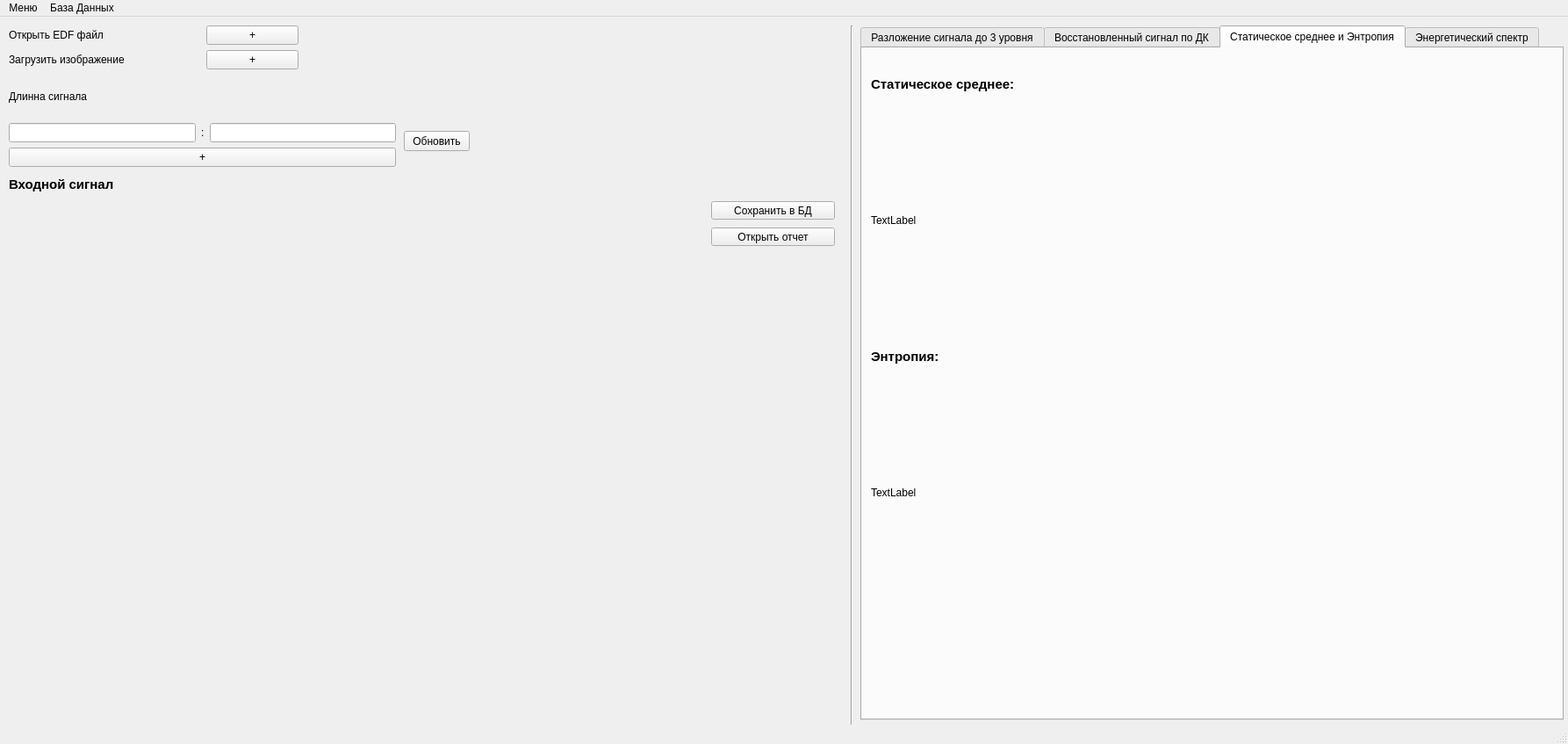
<?xml version="1.0" encoding="UTF-8"?>
<ui version="4.0">
 <class>MainWindow</class>
 <widget class="QMainWindow" name="MainWindow">
  <property name="geometry">
   <rect>
    <x>0</x>
    <y>0</y>
    <width>1786</width>
    <height>847</height>
   </rect>
  </property>
  <property name="windowTitle">
   <string>MainWindow</string>
  </property>
  <widget class="QWidget" name="centralwidget">
   <widget class="Line" name="line">
    <property name="geometry">
     <rect>
      <x>960</x>
      <y>10</y>
      <width>20</width>
      <height>881</height>
     </rect>
    </property>
    <property name="orientation">
     <enum>Qt::Vertical</enum>
    </property>
   </widget>
   <widget class="QWidget" name="layoutWidget">
    <property name="geometry">
     <rect>
      <x>10</x>
      <y>10</y>
      <width>441</width>
      <height>161</height>
     </rect>
    </property>
    <layout class="QVBoxLayout" name="verticalLayout">
     <item>
      <layout class="QGridLayout" name="gridLayout">
       <item row="0" column="3">
        <widget class="QLabel" name="label_4">
         <property name="text">
          <string/>
         </property>
        </widget>
       </item>
       <item row="1" column="2">
        <widget class="QPushButton" name="pushButton_2">
         <property name="text">
          <string>+</string>
         </property>
        </widget>
       </item>
       <item row="0" column="0">
        <widget class="QLabel" name="label">
         <property name="text">
          <string>Открыть EDF файл</string>
         </property>
        </widget>
       </item>
       <item row="0" column="2">
        <widget class="QPushButton" name="pushButton">
         <property name="text">
          <string>+</string>
         </property>
        </widget>
       </item>
       <item row="1" column="3">
        <widget class="QLabel" name="label_6">
         <property name="text">
          <string/>
         </property>
        </widget>
       </item>
       <item row="1" column="0" colspan="2">
        <widget class="QLabel" name="label_5">
         <property name="text">
          <string>Загрузить изображение</string>
         </property>
        </widget>
       </item>
      </layout>
     </item>
     <item>
      <layout class="QGridLayout" name="gridLayout_2">
       <item row="0" column="0">
        <widget class="QLabel" name="label_2">
         <property name="text">
          <string>Длинна сигнала</string>
         </property>
        </widget>
       </item>
       <item row="1" column="1">
        <widget class="QLabel" name="label_3">
         <property name="text">
          <string>:</string>
         </property>
        </widget>
       </item>
       <item row="1" column="2">
        <widget class="QLineEdit" name="lineEdit_2"/>
       </item>
       <item row="1" column="0">
        <widget class="QLineEdit" name="lineEdit"/>
       </item>
      </layout>
     </item>
     <item>
      <widget class="QPushButton" name="pushButton_3">
       <property name="text">
        <string>+</string>
       </property>
      </widget>
     </item>
    </layout>
   </widget>
   <widget class="QPushButton" name="pushButton_4">
    <property name="geometry">
     <rect>
      <x>460</x>
      <y>130</y>
      <width>75</width>
      <height>23</height>
     </rect>
    </property>
    <property name="text">
     <string>Обновить</string>
    </property>
   </widget>
   <widget class="QTabWidget" name="tabWidget">
    <property name="geometry">
     <rect>
      <x>980</x>
      <y>10</y>
      <width>801</width>
      <height>791</height>
     </rect>
    </property>
    <property name="currentIndex">
     <number>2</number>
    </property>
    <widget class="QWidget" name="tab">
     <attribute name="title">
      <string>Разложение сигнала до 3 уровня</string>
     </attribute>
     <widget class="PlotWidget" name="widget" native="true">
      <property name="geometry">
       <rect>
        <x>10</x>
        <y>40</y>
        <width>779</width>
        <height>171</height>
       </rect>
      </property>
     </widget>
     <widget class="QLabel" name="label_7">
      <property name="geometry">
       <rect>
        <x>10</x>
        <y>10</y>
        <width>781</width>
        <height>21</height>
       </rect>
      </property>
      <property name="font">
       <font>
        <pointsize>11</pointsize>
        <weight>75</weight>
        <bold>true</bold>
       </font>
      </property>
      <property name="text">
       <string>Разложение сигнала до уровня 1</string>
      </property>
     </widget>
     <widget class="QLabel" name="label_8">
      <property name="geometry">
       <rect>
        <x>10</x>
        <y>220</y>
        <width>781</width>
        <height>21</height>
       </rect>
      </property>
      <property name="font">
       <font>
        <pointsize>11</pointsize>
        <weight>75</weight>
        <bold>true</bold>
       </font>
      </property>
      <property name="text">
       <string>Разложение сигнала до уровня 2</string>
      </property>
     </widget>
     <widget class="PlotWidget" name="widget_2" native="true">
      <property name="geometry">
       <rect>
        <x>10</x>
        <y>250</y>
        <width>779</width>
        <height>171</height>
       </rect>
      </property>
     </widget>
     <widget class="PlotWidget" name="widget_3" native="true">
      <property name="geometry">
       <rect>
        <x>10</x>
        <y>460</y>
        <width>779</width>
        <height>171</height>
       </rect>
      </property>
     </widget>
     <widget class="QLabel" name="label_9">
      <property name="geometry">
       <rect>
        <x>10</x>
        <y>430</y>
        <width>781</width>
        <height>21</height>
       </rect>
      </property>
      <property name="font">
       <font>
        <pointsize>11</pointsize>
        <weight>75</weight>
        <bold>true</bold>
       </font>
      </property>
      <property name="text">
       <string>Разложение сигнала до уровня 3</string>
      </property>
     </widget>
    </widget>
    <widget class="QWidget" name="tab_2">
     <attribute name="title">
      <string>Восстановленный сигнал по ДК</string>
     </attribute>
     <widget class="PlotWidget" name="widget_5" native="true">
      <property name="geometry">
       <rect>
        <x>10</x>
        <y>40</y>
        <width>779</width>
        <height>171</height>
       </rect>
      </property>
     </widget>
     <widget class="QLabel" name="label_10">
      <property name="geometry">
       <rect>
        <x>10</x>
        <y>10</y>
        <width>781</width>
        <height>21</height>
       </rect>
      </property>
      <property name="font">
       <font>
        <pointsize>11</pointsize>
        <weight>75</weight>
        <bold>true</bold>
       </font>
      </property>
      <property name="text">
       <string>Восстановленный сигнал по детализирующим коэфициентам на частоте:</string>
      </property>
     </widget>
     <widget class="QLabel" name="label_11">
      <property name="geometry">
       <rect>
        <x>10</x>
        <y>220</y>
        <width>781</width>
        <height>21</height>
       </rect>
      </property>
      <property name="font">
       <font>
        <pointsize>11</pointsize>
        <weight>75</weight>
        <bold>true</bold>
       </font>
      </property>
      <property name="text">
       <string>Восстановленный сигнал по детализирующим коэфициентам на частоте:</string>
      </property>
     </widget>
     <widget class="PlotWidget" name="widget_6" native="true">
      <property name="geometry">
       <rect>
        <x>10</x>
        <y>250</y>
        <width>779</width>
        <height>171</height>
       </rect>
      </property>
     </widget>
     <widget class="PlotWidget" name="widget_7" native="true">
      <property name="geometry">
       <rect>
        <x>10</x>
        <y>460</y>
        <width>779</width>
        <height>171</height>
       </rect>
      </property>
     </widget>
     <widget class="QLabel" name="label_12">
      <property name="geometry">
       <rect>
        <x>10</x>
        <y>430</y>
        <width>781</width>
        <height>21</height>
       </rect>
      </property>
      <property name="font">
       <font>
        <pointsize>11</pointsize>
        <weight>75</weight>
        <bold>true</bold>
       </font>
      </property>
      <property name="text">
       <string>Восстановленный сигнал по детализирующим коэфициентам на частоте:</string>
      </property>
     </widget>
    </widget>
    <widget class="QWidget" name="tab_3">
     <attribute name="title">
      <string>Статическое среднее и Энтропия</string>
     </attribute>
     <widget class="QLabel" name="label_13">
      <property name="geometry">
       <rect>
        <x>10</x>
        <y>30</y>
        <width>271</width>
        <height>21</height>
       </rect>
      </property>
      <property name="font">
       <font>
        <pointsize>11</pointsize>
        <weight>75</weight>
        <bold>true</bold>
       </font>
      </property>
      <property name="text">
       <string>Статическое среднее:</string>
      </property>
     </widget>
     <widget class="QLabel" name="label_14">
      <property name="geometry">
       <rect>
        <x>10</x>
        <y>340</y>
        <width>271</width>
        <height>21</height>
       </rect>
      </property>
      <property name="font">
       <font>
        <pointsize>11</pointsize>
        <weight>75</weight>
        <bold>true</bold>
       </font>
      </property>
      <property name="text">
       <string>Энтропия:</string>
      </property>
     </widget>
     <widget class="QLabel" name="label_15">
      <property name="geometry">
       <rect>
        <x>10</x>
        <y>60</y>
        <width>771</width>
        <height>271</height>
       </rect>
      </property>
      <property name="text">
       <string>TextLabel</string>
      </property>
     </widget>
     <widget class="QLabel" name="label_16">
      <property name="geometry">
       <rect>
        <x>10</x>
        <y>370</y>
        <width>771</width>
        <height>271</height>
       </rect>
      </property>
      <property name="text">
       <string>TextLabel</string>
      </property>
     </widget>
    </widget>
    <widget class="QWidget" name="tab_4">
     <attribute name="title">
      <string>Энергетический спектр</string>
     </attribute>
     <widget class="PlotWidget" name="widget_8" native="true">
      <property name="geometry">
       <rect>
        <x>10</x>
        <y>40</y>
        <width>779</width>
        <height>171</height>
       </rect>
      </property>
     </widget>
     <widget class="QLabel" name="label_17">
      <property name="geometry">
       <rect>
        <x>10</x>
        <y>10</y>
        <width>781</width>
        <height>21</height>
       </rect>
      </property>
      <property name="font">
       <font>
        <pointsize>11</pointsize>
        <weight>75</weight>
        <bold>true</bold>
       </font>
      </property>
      <property name="text">
       <string>Энергетический спектр PS1</string>
      </property>
     </widget>
     <widget class="PlotWidget" name="widget_9" native="true">
      <property name="geometry">
       <rect>
        <x>10</x>
        <y>250</y>
        <width>779</width>
        <height>171</height>
       </rect>
      </property>
     </widget>
     <widget class="QLabel" name="label_18">
      <property name="geometry">
       <rect>
        <x>10</x>
        <y>220</y>
        <width>781</width>
        <height>21</height>
       </rect>
      </property>
      <property name="font">
       <font>
        <pointsize>11</pointsize>
        <weight>75</weight>
        <bold>true</bold>
       </font>
      </property>
      <property name="text">
       <string>Энергетический спектр PS2</string>
      </property>
     </widget>
     <widget class="QLabel" name="label_31">
      <property name="geometry">
       <rect>
        <x>10</x>
        <y>430</y>
        <width>781</width>
        <height>21</height>
       </rect>
      </property>
      <property name="font">
       <font>
        <pointsize>11</pointsize>
        <weight>75</weight>
        <bold>true</bold>
       </font>
      </property>
      <property name="text">
       <string>Энергетический спектр PS2</string>
      </property>
     </widget>
     <widget class="PlotWidget" name="widget_18" native="true">
      <property name="geometry">
       <rect>
        <x>10</x>
        <y>460</y>
        <width>779</width>
        <height>171</height>
       </rect>
      </property>
     </widget>
    </widget>
   </widget>
   <widget class="PlotWidget" name="widget_4" native="true">
    <property name="geometry">
     <rect>
      <x>10</x>
      <y>210</y>
      <width>781</width>
      <height>229</height>
     </rect>
    </property>
   </widget>
   <widget class="QLabel" name="label_32">
    <property name="geometry">
     <rect>
      <x>10</x>
      <y>180</y>
      <width>781</width>
      <height>21</height>
     </rect>
    </property>
    <property name="font">
     <font>
      <pointsize>11</pointsize>
      <weight>75</weight>
      <bold>true</bold>
     </font>
    </property>
    <property name="text">
     <string>Входной сигнал</string>
    </property>
   </widget>
   <widget class="QPushButton" name="pushButton_5">
    <property name="geometry">
     <rect>
      <x>810</x>
      <y>210</y>
      <width>141</width>
      <height>21</height>
     </rect>
    </property>
    <property name="text">
     <string>Сохранить в БД</string>
    </property>
   </widget>
   <widget class="QPushButton" name="pushButton_6">
    <property name="geometry">
     <rect>
      <x>810</x>
      <y>240</y>
      <width>141</width>
      <height>21</height>
     </rect>
    </property>
    <property name="text">
     <string>Открыть отчет</string>
    </property>
   </widget>
  </widget>
  <widget class="QMenuBar" name="menubar">
   <property name="geometry">
    <rect>
     <x>0</x>
     <y>0</y>
     <width>1786</width>
     <height>21</height>
    </rect>
   </property>
   <widget class="QMenu" name="menu">
    <property name="title">
     <string>Меню</string>
    </property>
    <addaction name="action"/>
   </widget>
   <widget class="QMenu" name="menu_2">
    <property name="title">
     <string>База Данных</string>
    </property>
    <addaction name="action_2"/>
    <addaction name="separator"/>
    <addaction name="action_4"/>
   </widget>
   <addaction name="menu"/>
   <addaction name="menu_2"/>
  </widget>
  <widget class="QStatusBar" name="statusbar"/>
  <action name="action">
   <property name="text">
    <string>Выход</string>
   </property>
  </action>
  <action name="action_2">
   <property name="text">
    <string>Открыть Базу данных</string>
   </property>
  </action>
  <action name="action_4">
   <property name="text">
    <string>Добавить в Базу Данных</string>
   </property>
  </action>
 </widget>
 <customwidgets>
  <customwidget>
   <class>PlotWidget</class>
   <extends>QWidget</extends>
   <header>pyqtgraph</header>
   <container>1</container>
  </customwidget>
 </customwidgets>
 <resources/>
 <connections/>
</ui>
